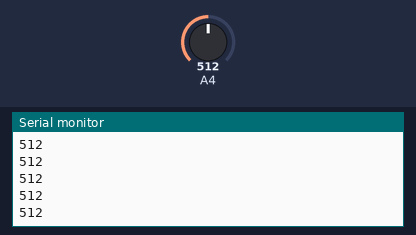
A sketch run on a simulated Arduino Mega 2560, built with avr-gcc and run on an emulated ATmega2560. Shown: the last lines printed to the serial monitor. Inputs (shaded band) come from the test bench; at power-on: A4 = 512.

Above: at 1.2 s.
1.3 s: A4 set to 716
At 1.31 s:
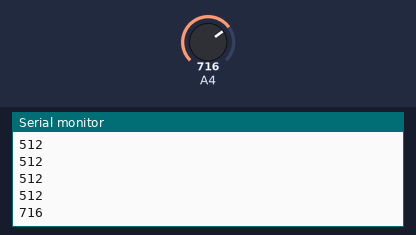
2.8 s: A4 set to 900
At 2.81 s:
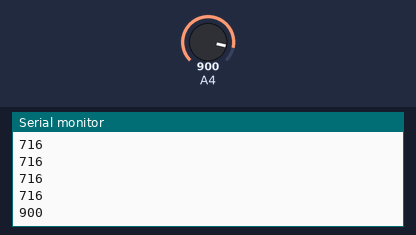
Timing chart, 0 to 5.8 s (numbered marks = the images above; inputs shaded):
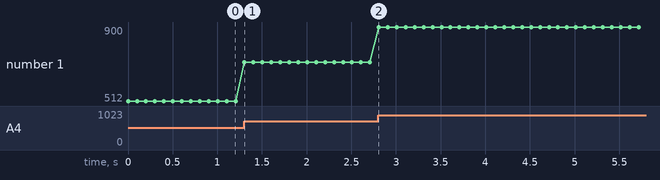

The sketch:

light_sensor_2.ino
```cpp
#define _A0_LIGHT_ADC_36 36 //ADC 포트 설정

void setup() {
  //인터페이스 초기화
  Serial.begin(115200);
}

void loop() {
  //실습 #2 : 조도 센서 값을 읽어서 플로터에 출력
  Serial.println(analogRead(_A0_LIGHT_ADC_36));
  delay(100);
}
```

Measured:
- after the input at 1.3 s, the serial monitor: prints a new line at once (image 1)
- after the input at 2.8 s, the serial monitor: prints a new line at once (image 2)
- plotted number 1: 512 → 716 after the input at 1.3 s, 716 → 900 after the input at 2.8 s
